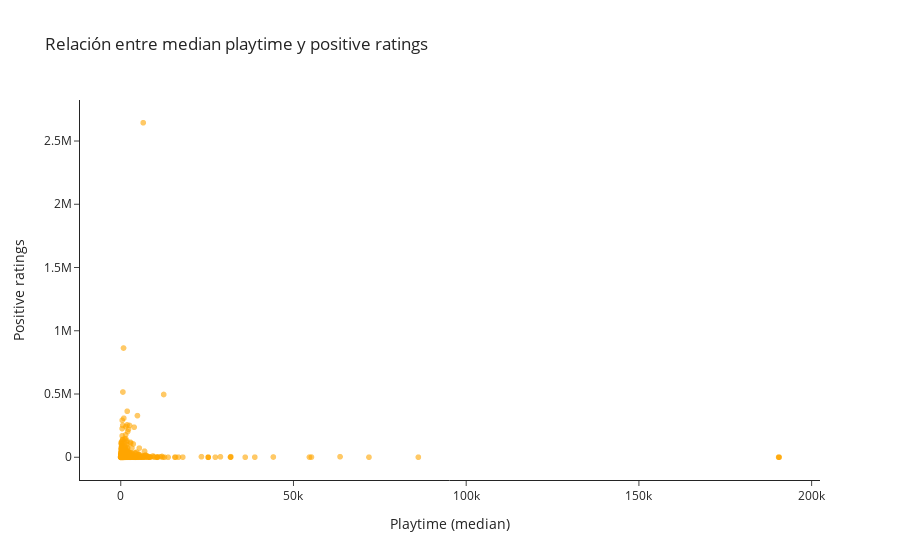

Notebook code cell kept with this figure:
### Code cell
fig = px.scatter(
    games,
    x='median_playtime',
    y='positive_ratings',
    title='Relación entre median playtime y positive ratings',
    opacity=0.6,
    color_discrete_sequence=['orange']
)

fig.update_layout(
    xaxis_title='Playtime (median)',
    yaxis_title='Positive ratings',
    template='simple_white'
)

fig.show()

### Figure 1 — Plotly figure (JSON) as saved in the notebook; plotly's stock layout.template omitted (floating-point values rounded to 4 significant figures; data arrays with more than 128 entries replaced by an {"elided": "..."} marker saying what was removed)
{"data": [{"hovertemplate": "median_playtime=%{x}<br>positive_ratings=%{y}<extra></extra>", "legendgroup": "", "marker": {"color": "orange", "opacity": 0.6, "symbol": "circle"}, "mode": "markers", "name": "", "showlegend": false, "type": "scattergl", "x": {"elided": "27075 int values"}, "xaxis": "x", "y": {"elided": "27075 int values"}, "yaxis": "y"}], "layout": {"legend": {"tracegroupgap": 0}, "title": {"text": "Relación entre median playtime y positive ratings"}, "xaxis": {"anchor": "y", "domain": [0, 1], "title": {"text": "Playtime (median)"}}, "yaxis": {"anchor": "x", "domain": [0, 1], "title": {"text": "Positive ratings"}}}}
